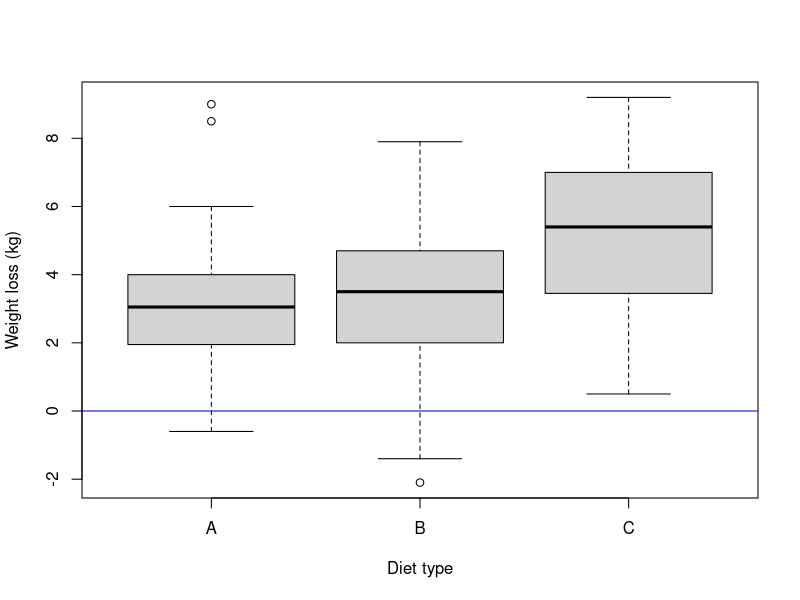
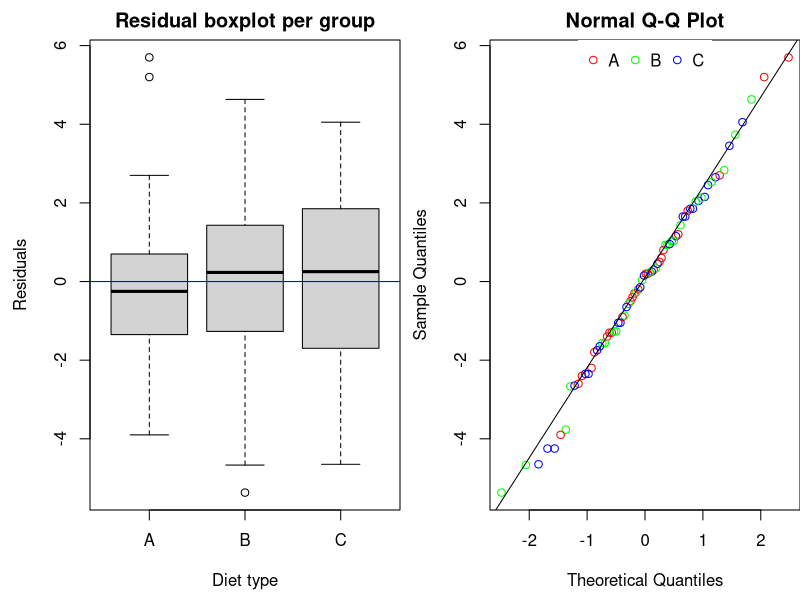
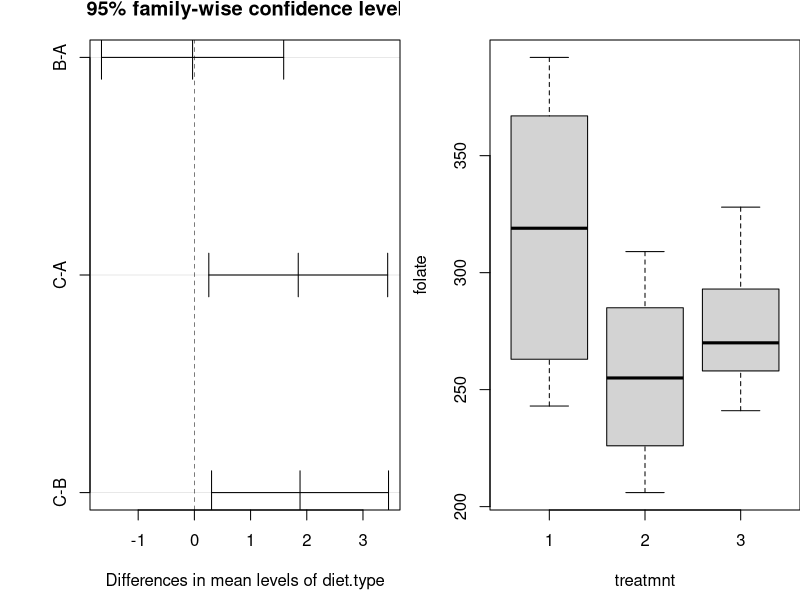
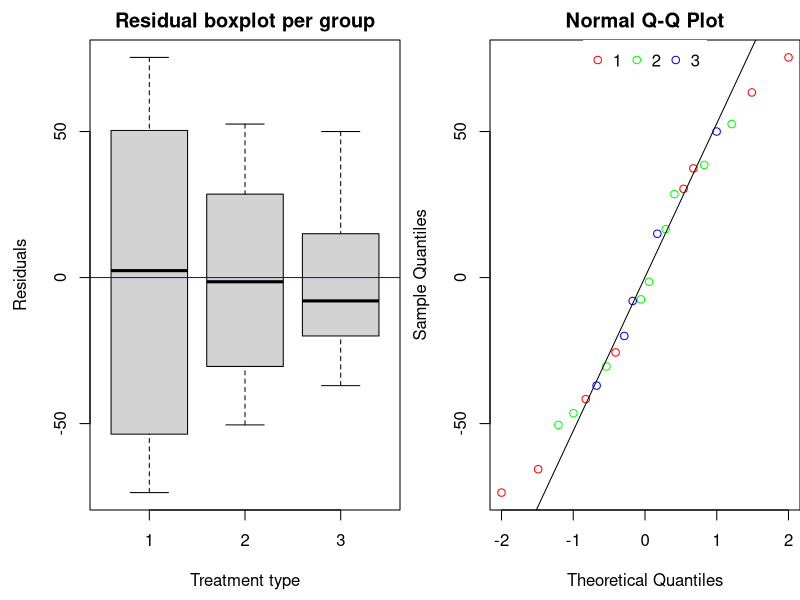
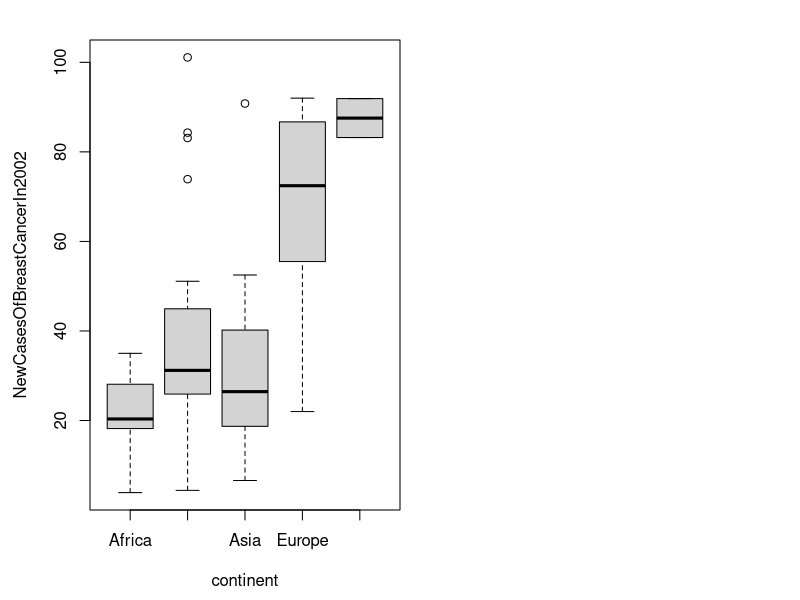
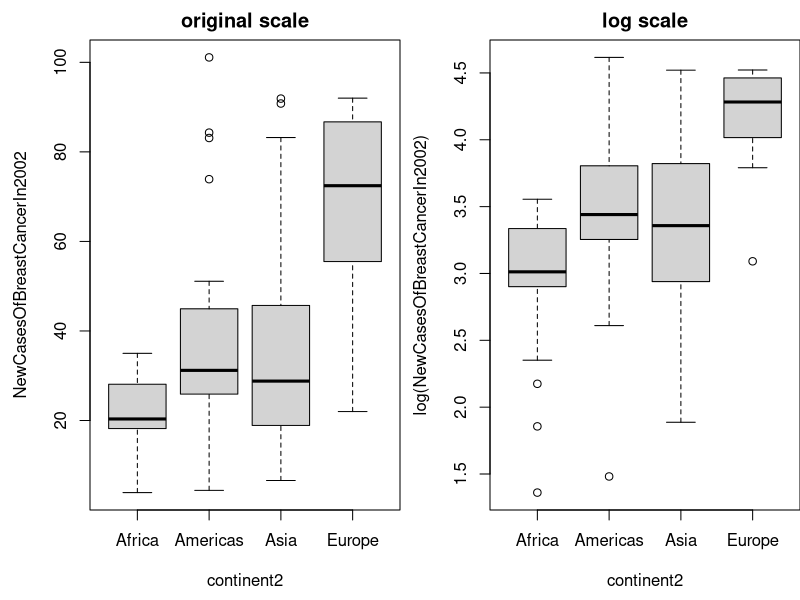
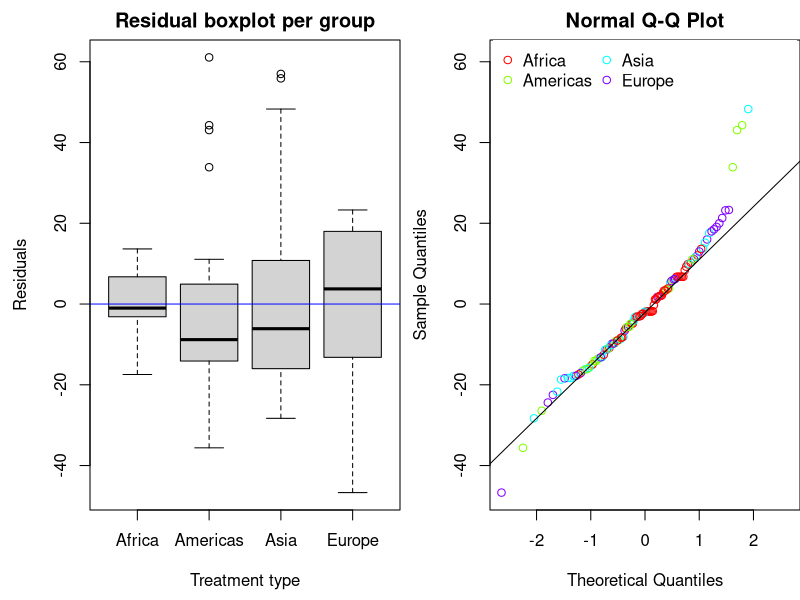

Write the R code that produced these figures, in order.
## ---- chunk 1
# change working directory: should be the directory containg the Markdown files:
# setwd("/Volumes/Files/courses/cruk/LinearModelAndExtensions/20210514/Practicals/")

## ---- chunk 2
diet = read.csv("data/diet.csv",row.names=1)
diet$weight.loss = diet$initial.weight - diet$final.weight 
diet$diet.type   = factor(diet$diet.type,levels=c("A","B","C"))
diet$gender      = factor(diet$gender,levels=c("Female","Male"))
boxplot(weight.loss~diet.type,data=diet,col="light gray",
        ylab = "Weight loss (kg)", xlab = "Diet type")
abline(h=0,col="blue")
## ---- chunk 3
diet.fisher  = aov(weight.loss~diet.type,data=diet)
diet.welch   = oneway.test(weight.loss~diet.type,data=diet)
diet.kruskal = kruskal.test(weight.loss~diet.type,data=diet)

summary(diet.fisher)
print(diet.welch)
print(diet.kruskal)
## ---- chunk 4
summary(aov(weight.loss~diet.type,data=diet[diet$diet.type!="B",]))
t.test(weight.loss~diet.type,data=diet[diet$diet.type!="B",],var.equal = TRUE)
## ---- chunk 5
# mean and median weight loss per group:
mean_group   = tapply(diet$weight.loss,diet$diet.type,mean)
median_group = tapply(diet$weight.loss,diet$diet.type,median)
mean_group
median_group
# residuals:
diet$resid.mean   = (diet$weight.loss - mean_group[as.numeric(diet$diet.type)])
diet$resid.median = (diet$weight.loss - median_group[as.numeric(diet$diet.type)])
diet[1:10,]
## ---- chunk 6
par(mfrow=c(1,2),mar=c(4.5,4.5,2,0)) 
#
boxplot(resid.mean~diet.type,data=diet,main="Residual boxplot per group",col="light gray",xlab="Diet type",ylab="Residuals")
abline(h=0,col="blue")
#
col_group = rainbow(nlevels(diet$diet.type))
qqnorm(diet$resid.mean,col=col_group[as.numeric(diet$diet.type)])
qqline(diet$resid.mean)
legend("top",legend=levels(diet$diet.type),col=col_group,pch=21,ncol=3,box.lwd=NA)
## ---- chunk 7
shapiro.test(diet$resid.mean)
bartlett.test(diet$resid.mean~as.numeric(diet$diet.type))
## ---- chunk 8
plot(TukeyHSD(diet.fisher))
t.test(weight.loss~diet.type,data=diet[diet$diet.type!="C",],var.equal = TRUE)
## ---- chunk 9
diet.fisher = aov(weight.loss~diet.type*gender,data=diet)
summary(diet.fisher)

anova(lm(weight.loss~diet.type*gender,data=diet))
## ---- chunk 10
amess = read.csv("data/amess.csv")
amess$treatmnt = as.factor(amess$treatmnt)
boxplot(folate~treatmnt,data=amess,col="light gray")

# resid:
mean_treatmnt   = tapply(amess$folate,amess$treatmnt,mean)
amess$resid.mean   = (amess$folate - mean_treatmnt[as.numeric(amess$treatmnt)])

# 
bartlett.test(amess$resid.mean~as.numeric(amess$treatmnt))

par(mfrow=c(1,2),mar=c(4.5,4.5,2,0)) 
#
boxplot(resid.mean~treatmnt,data=amess,main="Residual boxplot per group",col="light gray",xlab="Treatment type",ylab="Residuals")
abline(h=0,col="blue")
#
col_group = rainbow(nlevels(diet$diet.type))
qqnorm(amess$resid.mean,col=col_group[as.numeric(amess$treatmnt)])
qqline(amess$resid.mean)
legend("top",legend=levels(amess$treatmnt),col=col_group,pch=21,ncol=3,box.lwd=NA)


# welch:
amess.welch = oneway.test(folate~treatmnt,data=amess)
print(amess.welch)

amess.aov = aov(folate~treatmnt,data=amess)
summary(amess.aov)

## ---- chunk 11
breastcancer = read.csv("data/globalBreastCancerRisk.csv",row.names=1)
breastcancer$continent = factor(breastcancer$continent)

boxplot(NewCasesOfBreastCancerIn2002~continent,data=breastcancer,col="light gray")
table(breastcancer$continent)
breastcancer$continent2 = as.character(breastcancer$continent)
breastcancer$continent2[breastcancer$continent2=="Oceania"] = "Asia"
breastcancer$continent2 = factor(breastcancer$continent2)
table(breastcancer$continent2)

par(mfrow=c(1,2))
boxplot(NewCasesOfBreastCancerIn2002~continent2,data=breastcancer,col="light gray",
        main="original scale")
boxplot(log(NewCasesOfBreastCancerIn2002)~continent2,data=breastcancer,
        main="log scale",col="light gray")


# resid:
mean_continent2   = tapply(breastcancer$NewCasesOfBreastCancerIn2002,breastcancer$continent2,mean,na.rm=TRUE)
breastcancer$resid.mean   = (breastcancer$NewCasesOfBreastCancerIn2002 - mean_continent2[as.numeric(breastcancer$continent2)])

bartlett.test(breastcancer$resid.mean~as.numeric(breastcancer$continent2))
shapiro.test(breastcancer$resid.mean)
    # clear red flags !

par(mfrow=c(1,2),mar=c(4.5,4.5,2,0)) 
#
boxplot(resid.mean~continent2,data=breastcancer,main="Residual boxplot per group",col="light gray",xlab="Treatment type",ylab="Residuals")
abline(h=0,col="blue")
#
col_group = rainbow(nlevels(breastcancer$continent2))
qqnorm(breastcancer$resid.mean,col=col_group[as.numeric(breastcancer$continent2)])
qqline(breastcancer$resid.mean)
legend("top",legend=levels(breastcancer$continent2),col=col_group,pch=21,ncol=3,box.lwd=NA)


# kruskal-wallis:
breastcancer.kruskal = kruskal.test(NewCasesOfBreastCancerIn2002~continent2,data=breastcancer)
breastcancer.kruskal
